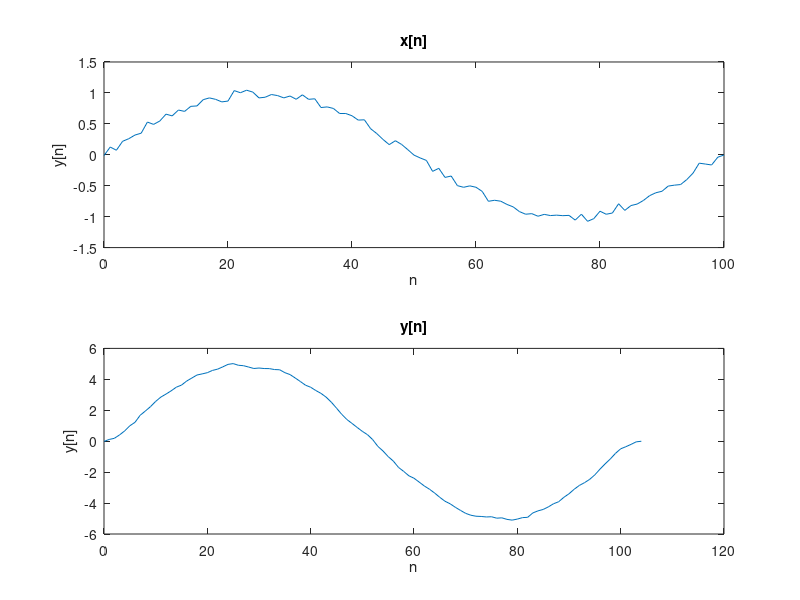
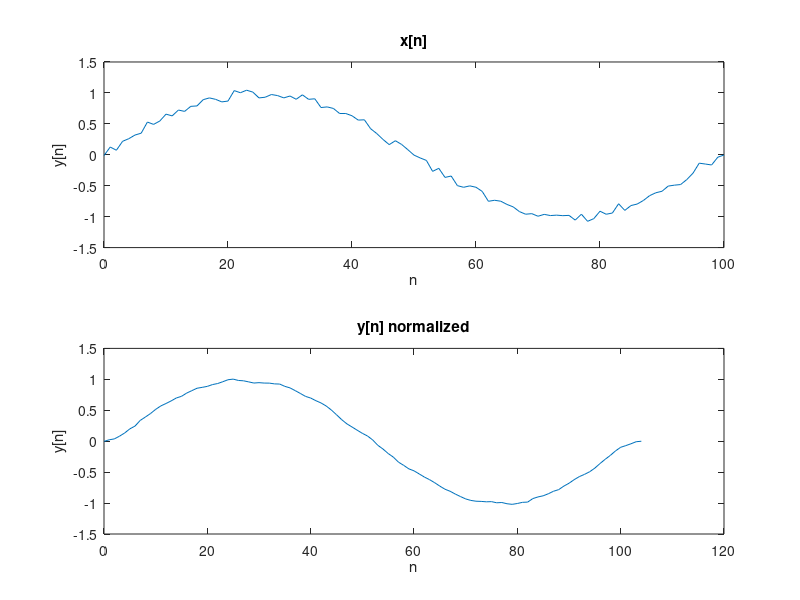

MATLAB code for these plots, in order:
%Prob. 2(b)
x = sin(2*pi*0.01*(0:100)) + 0.05*randn(1,101);
h = ones(1,5);
y1 = conv(x, h); 
Ax = sum(x)
Ah = sum(h)
Ay = sum(y1)
AxAh = Ax*Ah
nx=0:length(x)-1;
ny=0:length(y1)-1;

figure
subplot(2, 1, 1), plot(nx, x)
title('x[n]')
xlabel('n')
ylabel('y[n]')
subplot(2, 1, 2), plot(ny, y1)
title('y[n]')
xlabel('n')
ylabel('y[n]')

%Prob. 2(c)
h_normalized = h/Ah;
y2 = conv(x, h_normalized); 
Ax = sum(x)
Ah = sum(h_normalized)
Ay = sum(y2)
AxAh = Ax*Ah
nx=0:length(x)-1;
ny=0:length(y2)-1;

figure
subplot(2, 1, 1), plot(nx, x)
title('x[n]')
xlabel('n')
ylabel('y[n]')
subplot(2, 1, 2), plot(ny, y2)
title('y[n] normalized')
xlabel('n')
ylabel('y[n]')